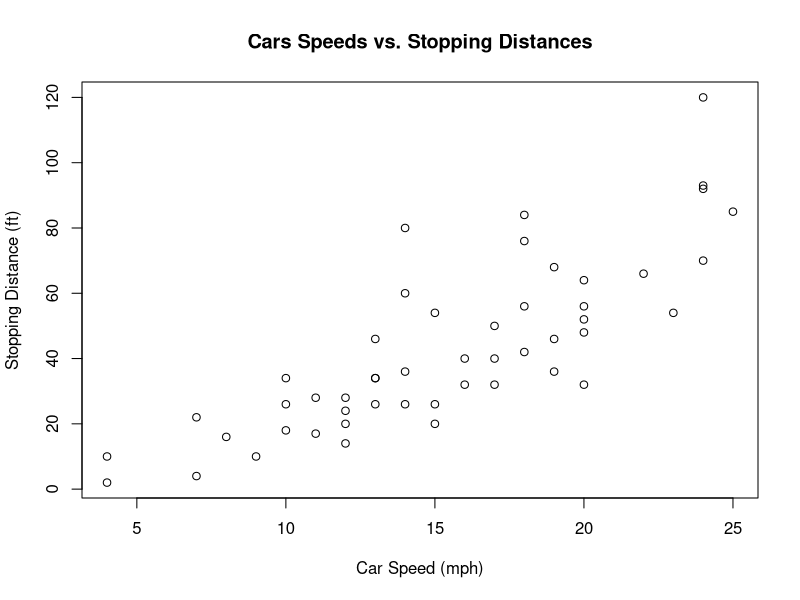

This chart was generated by the following R code:
plot(cars$speed, cars$dist, main = "Cars Speeds vs. Stopping Distances", xlab = "Car Speed (mph)", ylab = "Stopping Distance (ft)")
